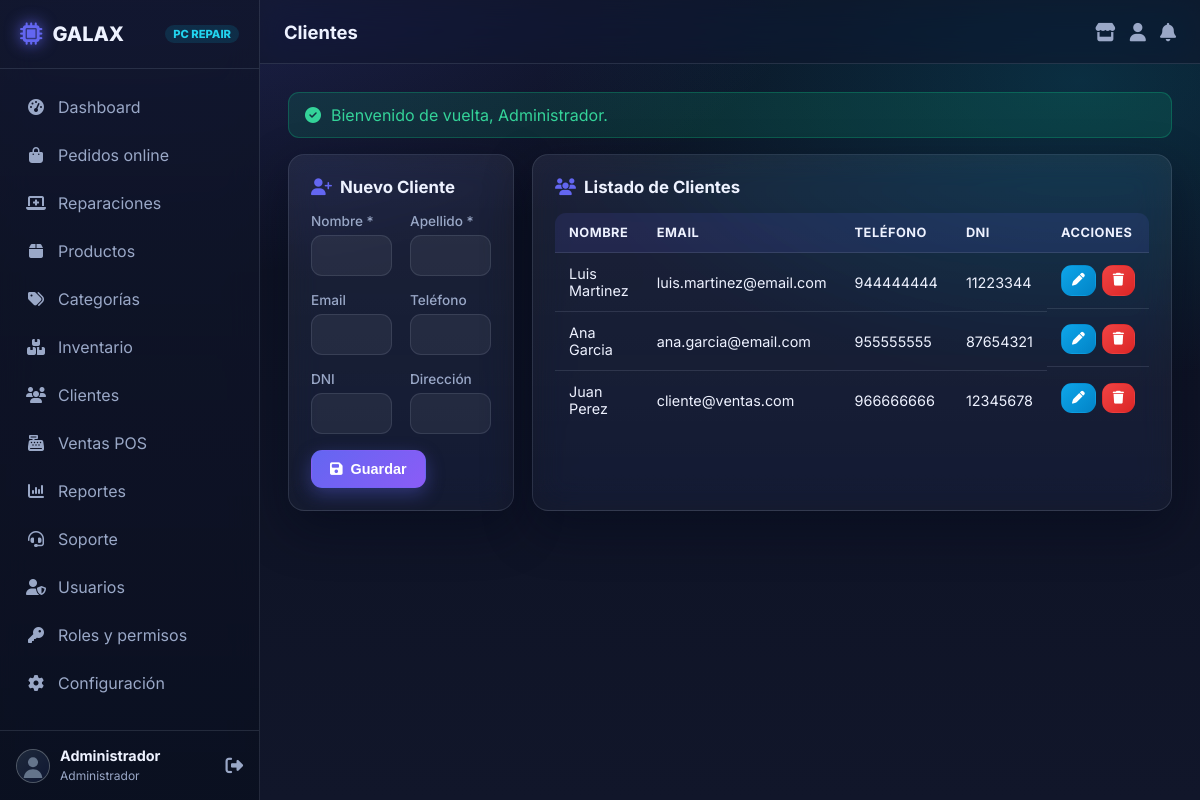
The app's page /modules/customers/index.php (signed in) with its own data.
### tables this page shows
CREATE TABLE `usuarios` (
  `id` int(11) NOT NULL AUTO_INCREMENT,
  `nombre` varchar(100) NOT NULL,
  `apellido` varchar(100) NOT NULL,
  `email` varchar(150) NOT NULL,
  `password` varchar(255) NOT NULL,
  `telefono` varchar(20) DEFAULT NULL,
  `direccion` varchar(255) DEFAULT NULL,
  `avatar` varchar(255) DEFAULT NULL,
  `rol_id` int(11) NOT NULL DEFAULT 4,
  `estado` enum('activo','inactivo','bloqueado') NOT NULL DEFAULT 'activo',
  `ultimo_acceso` datetime DEFAULT NULL,
  `created_at` timestamp NOT NULL DEFAULT current_timestamp(),
  `updated_at` timestamp NOT NULL DEFAULT current_timestamp() ON UPDATE current_timestamp(),
  PRIMARY KEY (`id`),
  UNIQUE KEY `email` (`email`),
  KEY `rol_id` (`rol_id`),
  CONSTRAINT `fk_usuarios_rol` FOREIGN KEY (`rol_id`) REFERENCES `roles` (`id`) ON UPDATE CASCADE
);

CREATE TABLE `roles` (
  `id` int(11) NOT NULL AUTO_INCREMENT,
  `nombre` varchar(50) NOT NULL,
  `descripcion` varchar(255) DEFAULT NULL,
  `permisos` text DEFAULT NULL,
  `created_at` timestamp NOT NULL DEFAULT current_timestamp(),
  `updated_at` timestamp NOT NULL DEFAULT current_timestamp() ON UPDATE current_timestamp(),
  PRIMARY KEY (`id`),
  UNIQUE KEY `nombre` (`nombre`)
);

CREATE TABLE `clientes` (
  `id` int(11) NOT NULL AUTO_INCREMENT,
  `nombre` varchar(100) NOT NULL,
  `apellido` varchar(100) NOT NULL,
  `email` varchar(150) DEFAULT NULL,
  `telefono` varchar(20) DEFAULT NULL,
  `direccion` varchar(255) DEFAULT NULL,
  `dni` varchar(20) DEFAULT NULL,
  `usuario_id` int(11) DEFAULT NULL,
  `created_at` timestamp NOT NULL DEFAULT current_timestamp(),
  `updated_at` timestamp NOT NULL DEFAULT current_timestamp() ON UPDATE current_timestamp(),
  PRIMARY KEY (`id`),
  KEY `usuario_id` (`usuario_id`),
  CONSTRAINT `fk_clientes_usuario` FOREIGN KEY (`usuario_id`) REFERENCES `usuarios` (`id`) ON DELETE SET NULL ON UPDATE CASCADE
);

### includes/security.php (called while the page is built, shortened)
<?php
require_once __DIR__ . '/../config/database.php';
function h($value): string
{
    return htmlspecialchars((string)($value ?? ''), ENT_QUOTES | ENT_SUBSTITUTE, 'UTF-8');
}
function flash(string $key, $message = null)
{
    if ($message === null) {
        $value = $_SESSION['flash'][$key] ?? null;
        return $value;
    }
    return null;
}
function isLoggedIn(): bool
{
    return isset($_SESSION['user_id']) && (int)$_SESSION['user_id'] > 0;
}
function currentUser(): ?array
{
    static $user = null;
    if ($user === null) {
        $stmt = db()->prepare(
            'SELECT u.*, r.nombre AS rol_nombre, r.descripcion AS rol_descripcion
               FROM usuarios u JOIN roles r ON u.rol_id = r.id
              WHERE u.id = ? LIMIT 1'
        );
        $stmt->execute([(int)$_SESSION['user_id']]);
        $found = $stmt->fetch();
        $user = $found === false ? null : $found;
    }
    return $user;
}
function currentRole(): string
{
    $user = currentUser();
    return $user['rol_nombre'] ?? 'Invitado';
}
function isAdmin(): bool
{
    return currentRole() === 'Administrador';
}
function effectivePermissions(): array
{
    static $perms = null;
    if ($perms !== null) {
        return $perms;
    }
    $user = currentUser();
    if (isAdmin()) {
        return $perms = ['*'];
    }
    $items = [];
    return $perms = array_values(array_unique($items));
}
function hasPermission(string $permission): bool
{
    $perms = effectivePermissions();
    return in_array('*', $perms, true) || in_array($permission, $perms, true);
}
function requirePermission(string $permission): void
{
    if (!hasPermission($permission)) {
        accessDenied();
    }
}
function normalize_avatar(?string $avatar): string
{
    $value = mb_strtolower(trim((string)$avatar));
    $aliases = [
        'admin' => 'administrador', 'administrator' => 'administrador', 'administradora' => 'mujer',
        'femenino' => 'mujer', 'femenina' => 'mujer', 'female' => 'mujer', 'woman' => 'mujer',
        'masculino' => 'hombre', 'masculina' => 'hombre', 'male' => 'hombre', 'man' => 'hombre',
    ];
    $value = $aliases[$value] ?? $value;
    return isset(AVATAR_FILES[$value]) ? $value : 'neutro';
}
function avatar_url($user = null, ?string $assistant = null): string
{
    $role = is_array($user) ? ($user['rol_nombre'] ?? '') : '';
    $avatar = is_array($user) ? ($user['avatar'] ?? null) : null;
    $key = normalize_avatar($avatar);
    if ($key === 'neutro') {
        return BASE_URL . '/assets/img/neutral-avatar.svg';
    }
    return BASE_URL . '/' . AVATAR_FILES[$key];
}
function avatar_url_from_stored(?string $stored): string
{
    $stored = (string)$stored;
    return avatar_url(['avatar' => $stored]);
}

### config/database.php (called while the page is built, shortened)
<?php
class Database
{
    private static ?Database $instance = null;
    private PDO $pdo;
    private function __construct()
    {
        $dsn = 'mysql:host=' . DB_HOST . ';dbname=' . DB_NAME . ';charset=' . DB_CHARSET;
        try {
            $this->pdo = new PDO($dsn, DB_USER, DB_PASS, [
                PDO::ATTR_ERRMODE            => PDO::ERRMODE_EXCEPTION,
                PDO::ATTR_DEFAULT_FETCH_MODE => PDO::FETCH_ASSOC,
                PDO::ATTR_EMULATE_PREPARES   => false,
                PDO::ATTR_STRINGIFY_FETCHES  => false,
            ]);
            $this->pdo->exec("SET time_zone = '+00:00'");
        } catch (PDOException $e) {
            error_log('[GALAX][DB] ' . $e->getMessage());
            http_response_code(500);
            die('No fue posible conectar con la base de datos. Consulte el registro de errores del servidor.');
        }
    }
    public static function getInstance(): Database
    {
        if (self::$instance === null) {
            self::$instance = new self();
        }
        return self::$instance;
    }
    public function getConnection(): PDO
    {
        return $this->pdo;
    }
}
function db(): PDO
{
    return Database::getInstance()->getConnection();
}

### modules/customers/index.php (the view, shortened to what this page needs)
<?php
requirePermission('clientes');
$pageTitle = 'Clientes';
$clientes = db()->query("SELECT * FROM clientes ORDER BY id DESC")->fetchAll();
$edit = null;
require_once __DIR__ . '/../../includes/header.php';
?>
<div class="grid grid-2">
  <div class="card">
    <div class="card-header"><div class="card-title"><i class="fa-solid fa-user-plus"></i> <?= $edit?'Editar':'Nuevo' ?> Cliente</div></div>
    <form method="POST">
      <div class="grid grid-2">
        <div class="form-group"><label class="form-label">Nombre *</label><input name="nombre" class="form-control" required value="<?= h($edit['nombre'] ?? '') ?>"></div>
        <div class="form-group"><label class="form-label">Apellido *</label><input name="apellido" class="form-control" required value="<?= h($edit['apellido'] ?? '') ?>"></div>
      </div>
      <div class="grid grid-2">
        <div class="form-group"><label class="form-label">Email</label><input type="email" name="email" class="form-control" value="<?= h($edit['email'] ?? '') ?>"></div>
        <div class="form-group"><label class="form-label">Teléfono</label><input name="telefono" class="form-control" value="<?= h($edit['telefono'] ?? '') ?>"></div>
      </div>
      <div class="grid grid-2">
        <div class="form-group"><label class="form-label">DNI</label><input name="dni" class="form-control" value="<?= h($edit['dni'] ?? '') ?>"></div>
        <div class="form-group"><label class="form-label">Dirección</label><input name="direccion" class="form-control" value="<?= h($edit['direccion'] ?? '') ?>"></div>
      </div>
      <button class="btn btn-primary"><i class="fa-solid fa-save"></i> Guardar</button>
    </form>
  </div>
  <div class="card">
    <div class="card-header"><div class="card-title"><i class="fa-solid fa-users"></i> Listado de Clientes</div></div>
    <div class="table-wrap">
      <table>
        <thead><tr><th>Nombre</th><th>Email</th><th>Teléfono</th><th>DNI</th><th>Acciones</th></tr></thead>
        <tbody>
        <?php foreach ($clientes as $c): ?>
          <tr>
            <td><?= h($c['nombre'].' '.$c['apellido']) ?></td>
            <td><?= h($c['email']) ?></td>
            <td><?= h($c['telefono']) ?></td>
            <td><?= h($c['dni']) ?></td>
            <td style="display:flex;gap:6px;">
              <a href="?edit=<?= (int)$c['id'] ?>" class="btn btn-info btn-sm btn-icon"><i class="fa-solid fa-pen"></i></a>
              <form method="post" onsubmit="return confirm('¿Eliminar este cliente?')" style="margin:0;">
                <button class="btn btn-danger btn-sm btn-icon" type="submit" title="Eliminar"><i class="fa-solid fa-trash"></i></button>
              </form>
            </td>
          </tr>
        <?php endforeach; ?>
        </tbody>
      </table>
    </div>
  </div>
</div>
<?php require_once __DIR__ . '/../../includes/footer.php'; ?>

### includes/header.php (shortened to what this page needs)
<?php
$currentUser = currentUser();
?>
<!DOCTYPE html>
<html lang="es">
<head>
<link rel="stylesheet" href="https://cdnjs.cloudflare.com/ajax/libs/font-awesome/6.5.0/css/all.min.css">
<link rel="stylesheet" href="<?= BASE_URL ?>/assets/css/style.css">
<link rel="stylesheet" href="<?= BASE_URL ?>/assets/css/theme.css">
</head>
<body>
<?php if (isLoggedIn()): ?>
<div class="app">
  <aside class="sidebar" id="sidebar">
    <div class="sidebar-brand">
      <i class="fa-solid fa-microchip"></i>
      <span>GALAX</span><small>PC REPAIR</small>
    </div>
    <nav class="sidebar-nav">
      <a href="<?= BASE_URL ?>/dashboard/index.php" class="nav-item <?= strpos($_SERVER['PHP_SELF'] ?? '', '/dashboard/')!==false?'active':'' ?>"><i class="fa-solid fa-gauge-high"></i><span>Dashboard</span></a>
      <?php if (hasPermission('pedidos')): ?>
      <a href="<?= BASE_URL ?>/modules/orders/index.php" class="nav-item"><i class="fa-solid fa-bag-shopping"></i><span>Pedidos online</span></a>
      <?php endif; ?>
      <?php if (hasPermission('reparaciones')): ?>
      <a href="<?= BASE_URL ?>/modules/repairs/index.php" class="nav-item"><i class="fa-solid fa-laptop-medical"></i><span>Reparaciones</span></a>
      <?php endif; ?>
      <?php if (hasPermission('productos')): ?>
      <a href="<?= BASE_URL ?>/modules/products/index.php" class="nav-item"><i class="fa-solid fa-box"></i><span>Productos</span></a>
      <?php endif; ?>
      <?php if (hasPermission('categorias')): ?>
      <a href="<?= BASE_URL ?>/modules/categories/index.php" class="nav-item"><i class="fa-solid fa-tags"></i><span>Categorías</span></a>
      <?php endif; ?>
      <?php if (hasPermission('inventario')): ?>
      <a href="<?= BASE_URL ?>/modules/inventory/index.php" class="nav-item"><i class="fa-solid fa-boxes-stacked"></i><span>Inventario</span></a>
      <?php endif; ?>
      <?php if (hasPermission('clientes')): ?>
      <a href="<?= BASE_URL ?>/modules/customers/index.php" class="nav-item"><i class="fa-solid fa-users"></i><span>Clientes</span></a>
      <?php endif; ?>
      <?php if (hasPermission('ventas')): ?>
      <a href="<?= BASE_URL ?>/modules/sales/index.php" class="nav-item"><i class="fa-solid fa-cash-register"></i><span>Ventas POS</span></a>
      <?php endif; ?>
      <?php if (hasPermission('reportes')): ?>
      <a href="<?= BASE_URL ?>/modules/reports/index.php" class="nav-item"><i class="fa-solid fa-chart-column"></i><span>Reportes</span></a>
      <?php endif; ?>
      <?php if (hasPermission('soporte')): ?>
      <a href="<?= BASE_URL ?>/modules/support/index.php" class="nav-item"><i class="fa-solid fa-headset"></i><span>Soporte</span></a>
      <?php endif; ?>
      <?php if (hasPermission('usuarios')): ?>
      <a href="<?= BASE_URL ?>/modules/users/index.php" class="nav-item"><i class="fa-solid fa-user-shield"></i><span>Usuarios</span></a>
      <?php endif; ?>
      <?php if (hasPermission('roles')): ?>
      <a href="<?= BASE_URL ?>/modules/roles/index.php" class="nav-item"><i class="fa-solid fa-key"></i><span>Roles y permisos</span></a>
      <?php endif; ?>
      <?php if (hasPermission('configuracion')): ?>
      <a href="<?= BASE_URL ?>/modules/settings/index.php" class="nav-item"><i class="fa-solid fa-gear"></i><span>Configuración</span></a>
      <?php endif; ?>
    </nav>
    <div class="sidebar-footer">
      <div class="user-mini">
        <img class="avatar-img" src="<?= h(avatar_url_from_stored($currentUser['avatar'] ?? null)) ?>" alt="Avatar">
        <div class="info">
          <strong><?= h($currentUser['nombre']) ?></strong>
          <small><?= h($currentUser['rol_nombre']) ?></small>
        </div>
      </div>
      <a href="<?= BASE_URL ?>/auth/logout.php" class="logout-btn" title="Cerrar sesión"><i class="fa-solid fa-right-from-bracket"></i></a>
    </div>
  </aside>
  <div class="main">
    <header class="topbar">
      <div class="topbar-title"><?= h($pageTitle ?? 'Dashboard') ?></div>
      <div class="topbar-actions">
        <a class="icon-btn" href="<?= BASE_URL ?>/shop/index.php" title="Ver tienda"><i class="fa-solid fa-store"></i></a>
        <a class="icon-btn" href="<?= BASE_URL ?>/shop/portal.php" title="Mi cuenta"><i class="fa-solid fa-user"></i></a>
        <a class="icon-btn" href="<?= BASE_URL ?>/modules/support/index.php" title="Soporte">
          <i class="fa-solid fa-bell"></i>
        </a>
      </div>
    </header>
    <main class="content">
      <?php if ($m = flash('success')): ?><div class="alert alert-success animate-in"><i class="fa-solid fa-circle-check"></i> <?= h($m) ?></div><?php endif; ?>
<?php else: ?>
<div class="auth-wrapper" style="background:radial-gradient(900px 500px at 15% -10%,rgba(79,70,229,.25),transparent 60%),linear-gradient(180deg,#080d1f,#0f1732);min-height:100vh;">
<?php endif; ?>

### assets/css/theme.css (style rules this page uses)
:root { --gx-navy: #080d1f; --gx-navy-2: #0f1732; --gx-surface: rgba(255,255,255,.055); --gx-surface-strong: rgba(255,255,255,.09); --gx-border: rgba(148,163,184,.18); --gx-text: #eef2ff; --gx-muted: #9aa8c7; --gx-indigo: #4f46e5; --gx-purple: #7c3aed; --gx-cyan: #22d3ee; --gx-blue: #2563eb; --gx-radius: 16px; --gx-radius-sm: 11px; --gx-shadow: 0 18px 48px rgba(2,6,23,.42); --gx-max: 1240px; --primary: #6366f1; --primary-2: #8b5cf6; --accent: #22d3ee; --border: var(--gx-border); --text: var(--gx-text); --muted: var(--gx-muted); --radius: var(--gx-radius); --radius-sm: var(--gx-radius-sm); --shadow: var(--gx-shadow); }
html { scroll-behavior: smooth; }
.avatar-img { width:34px; height:34px; border-radius:50%; object-fit:cover; border:1px solid rgba(255,255,255,.22); background:#1e293b; }

### records on screen
usuarios: nombre "Administrador", rol.nombre "Administrador"
clientes: nombre+apellido "Luis Martinez", email "luis.martinez@email.com", telefono "944444444", dni "11223344"
clientes: nombre+apellido "Ana Garcia", email "ana.garcia@email.com", telefono "955555555", dni "87654321"
clientes: nombre+apellido "Juan Perez", email "cliente@ventas.com", telefono "966666666", dni "12345678"

### other values on screen
$pageTitle "Clientes"
$m "Bienvenido de vuelta, Administrador."
